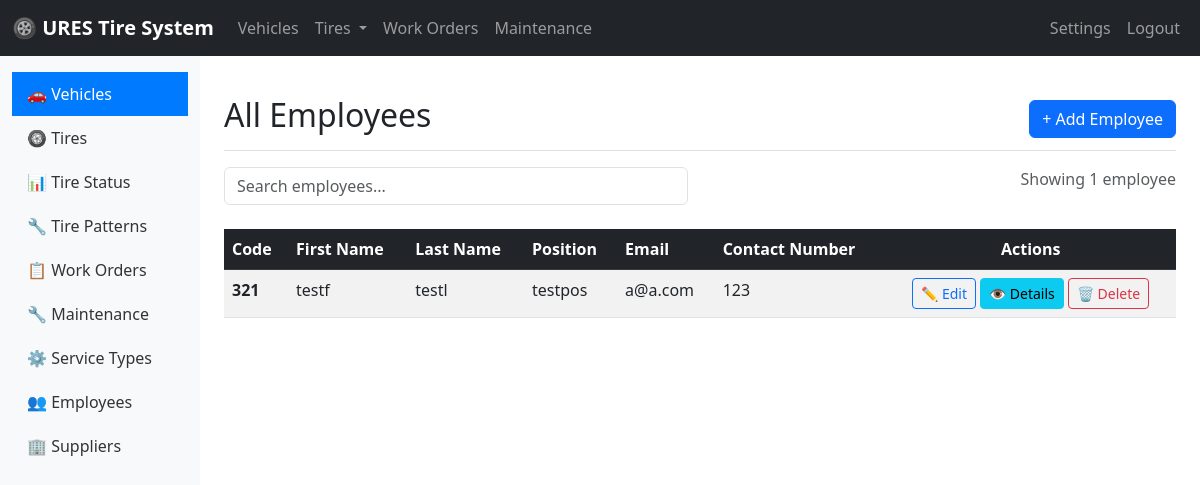
/employees/, run on the app's committed database.
### tires/models.py (models this page shows, shortened)
class Employee(models.Model):
    employment_code = models.CharField(max_length=20, unique=True)
    first_name = models.CharField(max_length=50)
    last_name = models.CharField(max_length=50)
    position = models.CharField(max_length=100)
    contact_number = models.CharField(max_length=20)
    email = models.EmailField()

### tires/views.py (the view)
# urls.py: path('employees/', views.employee_list, name='employee_list'),
def employee_list(request):
    employees = Employee.objects.all()
    context = {
        'employees': employees
    }
    return render(request, 'employees/employee_list.html', context)

### tires/templates/employees/employee_list.html (shortened to what this page needs)
{% extends 'base/base.html' %}
{% block page_title %}All Employees{% endblock %}
{% block page_actions %}
    <button class="btn btn-primary" data-bs-toggle="modal" data-bs-target="#createModal">
        + Add Employee
    </button>
{% endblock %}
{% block content %}
    <div class="row mb-4">
        <div class="col-md-6">
            <input type="text" placeholder="Search employees..." id="searchInput" class="form-control" onkeyup="tableSearch()">
        </div>
        <div class="col-md-6 text-end">
            <span class="text-muted">
                Showing {{ employees.count }} employee{{ employees.count|pluralize }}
            </span>
        </div>
    </div>
    <div class="table-responsive">
        <table class="table table-striped table-hover">
            <thead class="table-dark">
                <tr>
                    <th>Code</th>
                    <th>First Name</th>
                    <th>Last Name</th>
                    <th>Position</th>
                    <th>Email</th>
                    <th>Contact Number</th>
                    <th style="text-align:center;">Actions</th>
                </tr>
            </thead>
            <tbody>
                {% for employee in employees %}
                    <tr id="row-{{ employee.id }}">
                        <td><strong>{{ employee.employment_code }}</strong></td>
                        <td>{{ employee.first_name }}</td>
                        <td>{{ employee.last_name }}</td>
                        <td>{{ employee.position }}</td>
                        <td>{{ employee.email }}</td>
                        <td>{{ employee.contact_number }}</td>
                        <td style="text-align:center;">
                            <button class="btn btn-sm btn-outline-primary" data-bs-toggle="modal" data-bs-target="#editModal-{{ employee.id }}">
                                ✏️ Edit
                            </button>
                            <button class="btn btn-sm btn-info" data-bs-toggle="modal" data-bs-target="#detailsModal-{{ employee.id }}">
                                👁️ Details
                            </button>
                            <form method="post" action="{% url 'employee_delete' employee.id %}" style="display:inline;">
                                <button type="submit" class="btn btn-sm btn-outline-danger" onclick="return confirmDelete('Are you sure you want to delete employee {{ employee.license_plate }}?')">
                                    🗑️ Delete
                                </button>
                            </form>
                        </td>
                    </tr>
                {% empty %}
                    <tr>
                        <td colspan="6" class="text-center text-muted py-4">
                            No employees found. <a href="#" data-bs-toggle="modal" data-bs-target="#createModal">Add the first employee</a>
                        </td>
                    </tr>
                {% endfor %}
            </tbody>
        </table>
    </div>
{% endblock %}

### data on the page
Employee: employment_code "321", first_name "testf", last_name "testl", position "testpos", email "a@a.com", contact_number "123"

### other printed values
{{ employees.count }} "1"
